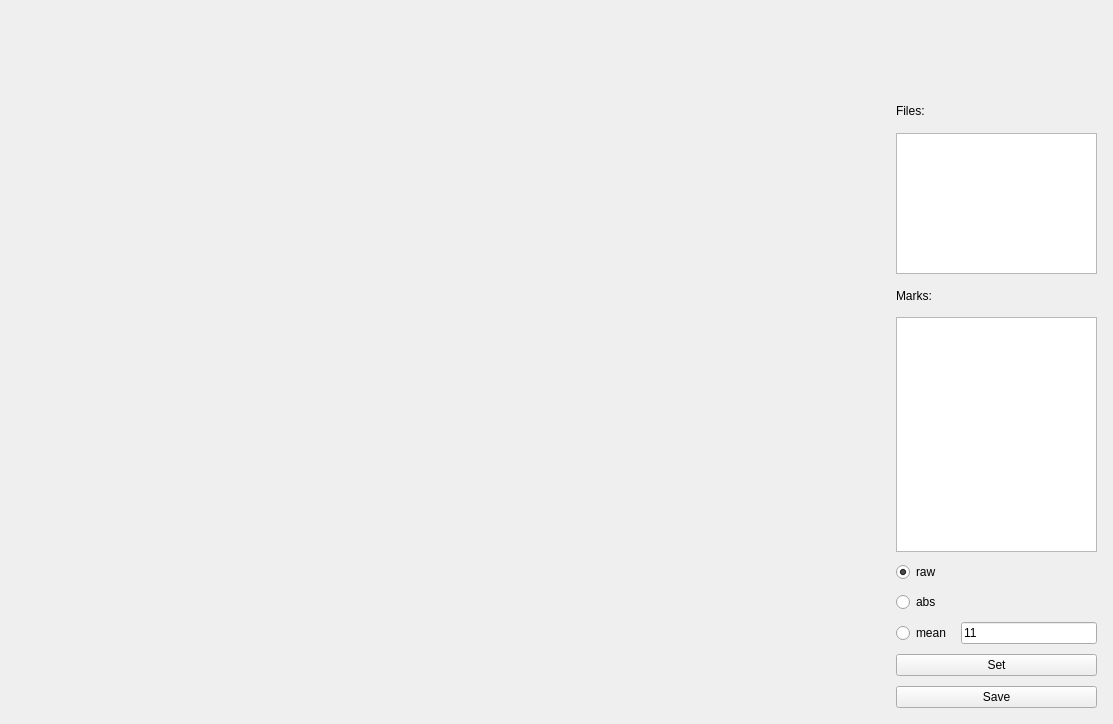
<?xml version="1.0" encoding="UTF-8"?>
<ui version="4.0">
 <class>MarkupWindow</class>
 <widget class="QWidget" name="MarkupWindow">
  <property name="geometry">
   <rect>
    <x>0</x>
    <y>0</y>
    <width>1113</width>
    <height>724</height>
   </rect>
  </property>
  <property name="sizePolicy">
   <sizepolicy hsizetype="Preferred" vsizetype="Preferred">
    <horstretch>0</horstretch>
    <verstretch>0</verstretch>
   </sizepolicy>
  </property>
  <property name="windowTitle">
   <string>Form</string>
  </property>
  <layout class="QGridLayout" name="gridLayout_2">
   <item row="0" column="0">
    <layout class="QGridLayout" name="gridLayout">
     <property name="horizontalSpacing">
      <number>10</number>
     </property>
     <item row="1" column="0">
      <widget class="QCustomPlot" name="plot" native="true">
       <property name="sizePolicy">
        <sizepolicy hsizetype="Preferred" vsizetype="Preferred">
         <horstretch>8</horstretch>
         <verstretch>8</verstretch>
        </sizepolicy>
       </property>
      </widget>
     </item>
     <item row="1" column="1">
      <widget class="QWidget" name="widget" native="true">
       <property name="sizePolicy">
        <sizepolicy hsizetype="Preferred" vsizetype="Preferred">
         <horstretch>2</horstretch>
         <verstretch>8</verstretch>
        </sizepolicy>
       </property>
       <layout class="QGridLayout" name="gridLayout_5">
        <property name="leftMargin">
         <number>0</number>
        </property>
        <property name="topMargin">
         <number>0</number>
        </property>
        <property name="rightMargin">
         <number>0</number>
        </property>
        <property name="bottomMargin">
         <number>0</number>
        </property>
        <item row="2" column="0">
         <layout class="QGridLayout" name="gridLayout_3">
          <property name="leftMargin">
           <number>10</number>
          </property>
          <property name="topMargin">
           <number>5</number>
          </property>
          <property name="rightMargin">
           <number>5</number>
          </property>
          <property name="bottomMargin">
           <number>5</number>
          </property>
          <property name="spacing">
           <number>10</number>
          </property>
          <item row="5" column="1">
           <widget class="QListView" name="listView_markups">
            <property name="sizePolicy">
             <sizepolicy hsizetype="Expanding" vsizetype="Expanding">
              <horstretch>1</horstretch>
              <verstretch>10</verstretch>
             </sizepolicy>
            </property>
           </widget>
          </item>
          <item row="9" column="1">
           <widget class="QPushButton" name="pushButton_save">
            <property name="text">
             <string>Save</string>
            </property>
           </widget>
          </item>
          <item row="4" column="1">
           <widget class="QLabel" name="label">
            <property name="sizePolicy">
             <sizepolicy hsizetype="Preferred" vsizetype="Preferred">
              <horstretch>0</horstretch>
              <verstretch>1</verstretch>
             </sizepolicy>
            </property>
            <property name="text">
             <string>Marks:</string>
            </property>
           </widget>
          </item>
          <item row="3" column="1">
           <widget class="QListView" name="listView_audio_files">
            <property name="sizePolicy">
             <sizepolicy hsizetype="Expanding" vsizetype="Expanding">
              <horstretch>1</horstretch>
              <verstretch>6</verstretch>
             </sizepolicy>
            </property>
            <property name="layoutDirection">
             <enum>Qt::LeftToRight</enum>
            </property>
           </widget>
          </item>
          <item row="2" column="1">
           <widget class="QLabel" name="label_2">
            <property name="sizePolicy">
             <sizepolicy hsizetype="Preferred" vsizetype="Preferred">
              <horstretch>0</horstretch>
              <verstretch>1</verstretch>
             </sizepolicy>
            </property>
            <property name="text">
             <string>Files:</string>
            </property>
           </widget>
          </item>
          <item row="6" column="1">
           <layout class="QGridLayout" name="gridLayout_4">
            <item row="2" column="0">
             <widget class="QRadioButton" name="radioButton_view_mode_mean">
              <property name="text">
               <string>mean</string>
              </property>
             </widget>
            </item>
            <item row="0" column="0">
             <widget class="QRadioButton" name="radioButton_view_mode_raw">
              <property name="text">
               <string>raw</string>
              </property>
              <property name="checked">
               <bool>true</bool>
              </property>
             </widget>
            </item>
            <item row="1" column="0">
             <widget class="QRadioButton" name="radioButton_view_mode_abs">
              <property name="text">
               <string>abs</string>
              </property>
             </widget>
            </item>
            <item row="2" column="1">
             <widget class="QLineEdit" name="lineEdit_mean_window">
              <property name="text">
               <string>11</string>
              </property>
             </widget>
            </item>
            <item row="3" column="0" colspan="2">
             <widget class="QPushButton" name="pushButton_view_mode_set">
              <property name="text">
               <string>Set</string>
              </property>
             </widget>
            </item>
           </layout>
          </item>
         </layout>
        </item>
       </layout>
      </widget>
     </item>
     <item row="0" column="0" colspan="2">
      <widget class="GraphControls" name="controls" native="true">
       <property name="sizePolicy">
        <sizepolicy hsizetype="Preferred" vsizetype="Preferred">
         <horstretch>0</horstretch>
         <verstretch>1</verstretch>
        </sizepolicy>
       </property>
       <property name="minimumSize">
        <size>
         <width>200</width>
         <height>0</height>
        </size>
       </property>
       <property name="maximumSize">
        <size>
         <width>16777215</width>
         <height>200</height>
        </size>
       </property>
      </widget>
     </item>
    </layout>
   </item>
  </layout>
 </widget>
 <customwidgets>
  <customwidget>
   <class>QCustomPlot</class>
   <extends>QWidget</extends>
   <header>qcustomplot/qcustomplot.h</header>
   <container>1</container>
  </customwidget>
  <customwidget>
   <class>GraphControls</class>
   <extends>QWidget</extends>
   <header>markup/graphcontrols.h</header>
   <container>1</container>
  </customwidget>
 </customwidgets>
 <resources/>
 <connections/>
</ui>
